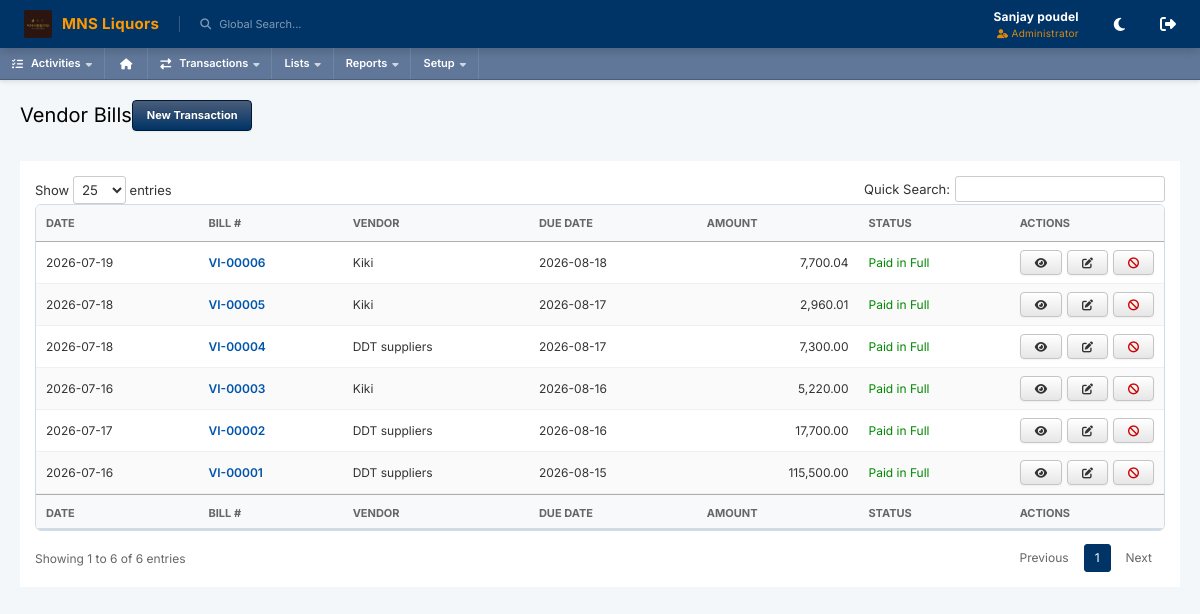
Screenshot of /index.php?page=transactions/bill (signed in) with the database file from the repository.
### tables this page shows
CREATE TABLE `system_info` (
  `id` int(30) NOT NULL,
  `meta_field` text NOT NULL,
  `meta_value` text NOT NULL
);

CREATE TABLE `vendor_bills` (
  `id` varchar(36) NOT NULL,
  `header_id` varchar(36) NOT NULL,
  `vendor_id` varchar(36) NOT NULL,
  `bill_date` date NOT NULL,
  `due_date` date NOT NULL,
  `vendor_invoice_number` varchar(50) DEFAULT NULL,
  `subtotal` decimal(14,2) NOT NULL,
  `discount_amount` decimal(14,2) NOT NULL,
  `tax_amount` decimal(14,2) NOT NULL,
  `total_amount` decimal(14,2) NOT NULL,
  `amount_paid` decimal(14,2) NOT NULL,
  `balance_due` decimal(14,2) NOT NULL,
  `payment_status` enum('unpaid','partial','paid') NOT NULL,
  `created_by` varchar(36) DEFAULT NULL
);

CREATE TABLE `transaction_headers` (
  `id` varchar(36) NOT NULL,
  `txn_number` varchar(30) NOT NULL,
  `txn_type` enum('vendor_bill','customer_invoice','customer_payment','vendor_payment','account_transfer','expense','cash_denomination','inventory_adjustment','Journal') NOT NULL,
  `txn_date` date NOT NULL,
  `fiscal_year` int(11) NOT NULL,
  `fiscal_month` int(11) NOT NULL,
  `fiscal_period` char(7) NOT NULL,
  `status` enum('draft','approved','posted','voided','open','paid','partial') NOT NULL DEFAULT 'draft',
  `reference_number` varchar(50) DEFAULT NULL,
  `memo` text DEFAULT NULL,
  `created_by` varchar(36) NOT NULL,
  `approved_by` varchar(36) DEFAULT NULL,
  `created_at` timestamp NOT NULL DEFAULT current_timestamp(),
  `posted_at` timestamp NULL DEFAULT NULL,
  `is_deleted` tinyint(1) DEFAULT 0,
  `party_id` varchar(36) DEFAULT NULL,
  `party_type` enum('customer','vendor','user') DEFAULT NULL,
  `net_amount` decimal(14,2) DEFAULT 0.00,
  `updated_at` timestamp NOT NULL DEFAULT current_timestamp() ON UPDATE current_timestamp(),
  `source` varchar(50) DEFAULT NULL,
  `is_readonly` tinyint(1) NOT NULL DEFAULT 0,
  `is_locked` tinyint(1) NOT NULL DEFAULT 0
);

CREATE TABLE `vendors` (
  `id` varchar(36) NOT NULL,
  `vendor_code` varchar(20) DEFAULT NULL,
  `company_name` varchar(150) NOT NULL,
  `contact_name` varchar(100) DEFAULT NULL,
  `phone` varchar(20) DEFAULT NULL,
  `email` varchar(150) DEFAULT NULL,
  `address` text DEFAULT NULL,
  `pan_number` varchar(20) DEFAULT NULL,
  `vat_number` varchar(20) DEFAULT NULL,
  `payable_account_id` varchar(36) NOT NULL,
  `payment_terms_days` int(11) DEFAULT NULL,
  `credit_limit` decimal(14,2) DEFAULT NULL,
  `is_active` tinyint(1) NOT NULL DEFAULT 1,
  `created_at` timestamp NOT NULL DEFAULT current_timestamp(),
  `is_deleted` tinyint(1) DEFAULT 0,
  `updated_at` timestamp NOT NULL DEFAULT current_timestamp() ON UPDATE current_timestamp()
);

### forms/modules/transactions/bill/bill_list.php (the view)
<?php
require_once 'database/DBConnection.php';
$db = db();
$list = $db->fetchAll("SELECT t.*, v.company_name as vendor_name, vb.total_amount as net_amount, vb.payment_status, vb.due_date
                      FROM transaction_headers t
                      INNER JOIN vendor_bills vb ON t.id = vb.header_id
                      LEFT JOIN vendors v ON vb.vendor_id = v.id
                      WHERE t.txn_type = 'vendor_bill' AND t.is_deleted = 0
                      ORDER BY t.created_at DESC");
?>
<div class="ns-page-header">
    <h1 class="ns-page-title">
        Vendor Bills
        <a href="?page=transactions/bill/manage" class="ns-btn ns-btn-primary">New Transaction</a>
    </h1>
</div>
<div class="ns-portlet">
    <div class="ns-portlet-content">
        <table class="ns-table">
            <thead>
                <tr>
                    <th>Date</th>
                    <th>Bill #</th>
                    <th>Vendor</th>
                    <th>Due Date</th>
                    <th>Amount</th>
                    <th>Status</th>
                    <th width="80">Actions</th>
                </tr>
            </thead>
            <tbody>
                <?php foreach ($list as $row): ?>
                <tr>
                    <td><?php echo date('Y-m-d', strtotime($row['txn_date'])); ?></td>
                    <td style="font-weight: 600; color: #0055aa;"><?php echo htmlspecialchars($row['txn_number']); ?></td>
                    <td><?php echo htmlspecialchars($row['vendor_name'] ?? 'Unspecified Vendor'); ?></td>
                    <td><?php echo $row['due_date'] ?? '-'; ?></td>
                    <td style="text-align: right;"><?php echo number_format($row['net_amount'], 2); ?></td>
                    <td>
                        <span style="color: <?php echo strtolower($row['payment_status']) == 'paid' ? '#080' : '#c00'; ?>">
                            <?php echo strtolower($row['payment_status']) == 'paid' ? 'Paid in Full' : (ucwords($row['payment_status']) ?: 'Pending'); ?>
                        </span>
                    </td>
                    <td>
                        <div style="display: flex; gap: 5px;">
                            <a href="?page=transactions/view&id=<?php echo $row['id']; ?>" class="ns-btn" title="View"><i class="fas fa-eye"></i></a>
                            <a href="?page=transactions/bill/manage&id=<?php echo $row['id']; ?>" class="ns-btn" title="Edit"><i class="fas fa-edit"></i></a>
                            <button class="ns-btn" style="color: #c00;" title="Void" onclick="nsDelete('transaction_headers', '<?php echo $row['id']; ?>')"><i class="fas fa-ban"></i></button>
                        </div>
                    </td>
                </tr>
                <?php endforeach; ?>
            </tbody>
            <tfoot>
                <tr>
                    <th>Date</th>
                    <th>Bill #</th>
                    <th>Vendor</th>
                    <th>Due Date</th>
                    <th>Amount</th>
                    <th>Status</th>
                    <th>Actions</th>
                </tr>
            </tfoot>
        </table>
    </div>
</div>

### index.php (shortened to what the rows shown need)
<?php
require_once 'database/DBConnection.php';
require_once 'api/reference_helper.php';
$error = "";
$is_logged_in = isset($_SESSION['user_id']);
if (!isset($db)) $db = db();
try {
    $sys_logo = $db->fetchOne("SELECT meta_value FROM system_info WHERE meta_field = 'logo'")['meta_value'] ?? '';
    $sys_name = $db->fetchOne("SELECT meta_value FROM system_info WHERE meta_field = 'name'")['meta_value'] ?? 'SMS ERP';
} catch (Exception $e) {
    $sys_logo = '';
    $sys_name = 'SMS ERP';
}
if ($is_logged_in) {
    $page = $_GET['page'] ?? 'home';
    $is_print_page = (strpos($page, '/print') !== false || strpos($page, 'print/') !== false || $page === 'print');
}
?>
<!DOCTYPE html>
<html lang="en">
<head>
    <link rel="stylesheet" href="assets/css/style.css?v=<?php echo time(); ?>">
    <link rel="stylesheet" href="https://cdnjs.cloudflare.com/ajax/libs/font-awesome/6.4.0/css/all.min.css">
    <link rel="stylesheet" href="https://cdn.datatables.net/1.13.6/css/jquery.dataTables.min.css">
</head>
<body class="<?php echo $is_logged_in ? '' : 'auth-page'; ?>">
    <?php if (!$is_logged_in): ?>
        <div class="auth-container">
            <?php
            $login_logo_abs = !empty($sys_logo) ? (__DIR__ . DIRECTORY_SEPARATOR . str_replace('/', DIRECTORY_SEPARATOR, $sys_logo)) : '';
            ?>
            <div style="text-align:center; margin-bottom:20px;">
                <?php if (!empty($sys_logo) && file_exists(__DIR__ . '/' . $sys_logo)): ?>
                    <div style="margin-bottom:15px; display: flex; justify-content: center; align-items: center;">
                        <img src="<?php echo htmlspecialchars($sys_logo); ?>" alt="Logo" style="max-height: 85px; max-width: 200px; object-fit: contain; filter: drop-shadow(0 4px 8px rgba(0,0,0,0.35)); border-radius: 4px;">
                    </div>
                <?php else: ?>
                    <div style="font-size:40px; color:rgba(255,255,255,0.8); margin-bottom:10px;"><i class="fas fa-cube"></i></div>
                <?php endif; ?>
                <div style="font-size:20px; font-weight:700; color:#fff; letter-spacing:0.5px;"><?php echo htmlspecialchars($sys_name); ?></div>
            </div>
            <div class="glass-card">
                <div class="auth-header">
                    <h1>Welcome Back</h1>
                    <p>Enter your credentials to access your account</p>
                </div>
                <?php if ($error): ?>
                    <div class="alert alert-danger">
                        <?php echo $error; ?>
                    </div>
                <?php endif; ?>
                <form method="POST" action="">
                    <div class="form-group">
                        <label for="username">Username</label>
                        <input type="text" id="username" name="username" class="form-input" placeholder="Enter username"
                            required autofocus>
                    </div>
                    <div class="form-group">
                        <label for="password">Password</label>
                        <div class="password-wrapper">
                            <input type="password" id="password" name="password" class="form-input" placeholder="••••••••"
                                required>
                            <button type="button" id="togglePassword" class="toggle-password">
                                <i class="fas fa-eye" id="eyeIcon"></i>
                            </button>
                        </div>
                    </div>
                    <button type="submit" class="btn-primary">Sign In</button>
                </form>
            </div>
        </div>
        <script>
            document.addEventListener('DOMContentLoaded', function () {
                const togglePassword = document.querySelector('#togglePassword');
                const password = document.querySelector('#password');
                const eyeIcon = document.querySelector('#eyeIcon');
                if (togglePassword) {
                    togglePassword.addEventListener('click', function (e) {
                        const type = password.getAttribute('type') === 'password' ? 'text' : 'password';
                        password.setAttribute('type', type);
                        eyeIcon.classList.toggle('fa-eye');
                        eyeIcon.classList.toggle('fa-eye-slash');
                    });
                }
            });
        </script>
    <?php else: ?>
        <header class="ns-header">
            <div style="display: flex; align-items: center; gap: 20px;">
                <div class="ns-logo" style="display: flex; align-items: center; gap: 10px;">
                    <?php if (!empty($sys_logo) && file_exists(__DIR__ . '/' . $sys_logo)): ?>
                        <img src="<?php echo htmlspecialchars($sys_logo); ?>" alt="Logo" style="height:28px; max-width: 120px; object-fit: contain; border-radius: 2px; vertical-align: middle;">
                    <?php else: ?>
                        <i class="fas fa-cube" style="font-size:22px;"></i>
                    <?php endif; ?>
                    <span style="font-size:15px; font-weight:700; letter-spacing:0.3px;"><?php echo htmlspecialchars($sys_name); ?></span>
                </div>
                <div
                    style="font-size: 11px; color: rgba(255,255,255,0.5); border-left: 1px solid rgba(255,255,255,0.2); padding-left: 20px; cursor: pointer;">
                    <i class="fas fa-search" style="margin-right: 5px;"></i> Global Search...
                </div>
            </div>
            <div style="display: flex; align-items: center; gap: 20px;">
                <div style="text-align: right; margin-right: 15px;">
<?php
    $displayName = $_SESSION['full_name'] ?? $_SESSION['username'] ?? 'User';
    $rawRole = strtolower($_SESSION['role'] ?? 'user');
    $roleMap = [
        'admin' => 'Administrator',
        'manager' => 'Manager',
    ];
    $displayRole = $roleMap[$rawRole] ?? ucfirst($rawRole);
?>
<div style="font-size: 12px; font-weight: bold; letter-spacing: 0.2px;">
    <?php echo htmlspecialchars($displayName); ?>
</div>
<div style="font-size: 10px; color: var(--ns-accent); opacity: 0.85; text-transform: capitalize; letter-spacing: 0.3px;">
    <i class="fas fa-user-tag" style="margin-right: 3px; font-size: 9px;"></i><?php echo htmlspecialchars($displayRole); ?>
</div>
                </div>
                <button id="ns-theme-toggle" title="Toggle Theme" style="background: none; border: none; color: white; font-size: 15px; cursor: pointer; transition: var(--ns-transition); margin-right: 15px; display: inline-flex; align-items: center; justify-content: center;" onmouseover="this.style.color='var(--ns-accent)'" onmouseout="this.style.color='white'">
                    <i class="fas fa-moon"></i>
                </button>
                <a href="logout.php" style="color: white; font-size: 16px; transition: var(--ns-transition);" title="Logout"
                    onmouseover="this.style.color='var(--ns-accent)'" onmouseout="this.style.color='white'"><i
                        class="fas fa-sign-out-alt"></i></a>
            </div>
        </header>
        <nav class="ns-nav">
            <div class="ns-nav-item">
                <i class="fas fa-tasks" style="margin-right: 8px;"></i> Activities <i class="fas fa-caret-down"
                    style="margin-left: 5px; font-size: 10px; opacity: 0.7;"></i>
            </div>
            <a href="?page=home" class="ns-nav-item" title="Dashboard" style="padding: 0 15px;"><i
                    class="fas fa-home"></i></a>
            <div class="ns-nav-item">
                <i class="fas fa-exchange-alt" style="margin-right: 8px;"></i> Transactions <i class="fas fa-caret-down"
                    style="margin-left: 5px; font-size: 10px; opacity: 0.7;"></i>
            </div>
            <div class="ns-nav-item">
                Lists <i class="fas fa-caret-down" style="margin-left: 5px; font-size: 10px; opacity: 0.7;"></i>
            </div>
            <div class="ns-nav-item">
                Reports <i class="fas fa-caret-down" style="margin-left: 5px; font-size: 10px; opacity: 0.7;"></i>
            </div>
            <div class="ns-nav-item">
                Setup <i class="fas fa-caret-down" style="margin-left: 5px; font-size: 10px; opacity: 0.7;"></i>
            </div>
        </nav>
        <div class="ns-content <?php echo ($page === 'home' || $page === 'print' || $is_print_page) ? 'ns-content-flush' : ''; ?>">
            <?php
            if ($page == 'home' || $page == 'home-v3') {
                include 'home.php';
            } else {
                $page = str_replace(['../', '..\\'], '', $page);
                $page = preg_replace('/[^a-zA-Z0-9\/_\-]/', '', $page);
                $parts = explode('/', $page);
                $count = count($parts);
                if ($count > 0) {
                    $action = $parts[$count - 1];
                    $dir_path = implode('/', array_slice($parts, 0, $count - 1));
                    if ($action == 'manage') {
                        $module_name = $parts[$count - 2];
                        if ($module_name == 'users') $module_name = 'user';
                        $page_path = "forms/modules/" . $dir_path . "/" . $module_name . "_manage.php";
                    } elseif ($action == 'view' || $action == 'print') {
                        $page_path = "forms/modules/" . $dir_path . "/" . $action . ".php";
                    } else {
                        $module_name = $action;
                        $page_path = "forms/modules/" . $page . "/" . $module_name . "_list.php";
                    }
                    if (file_exists($page_path)) {
                        include $page_path;
                    }
                }
            }
            ?>
        </div>
    <?php endif; ?>
</body>
</html>

### rows the page displays
system_info: meta_value (picture)
system_info: meta_value "MNS Liquors"
vendor_bills: header.txn_date "2026-07-19", header.txn_number "VI-00006", vendor.company_name "Kiki", due_date "2026-08-18", total_amount "7,700.04", payment_status "Paid in Full"
vendor_bills: header.txn_date "2026-07-18", header.txn_number "VI-00005", vendor.company_name "Kiki", due_date "2026-08-17", total_amount "2,960.01", payment_status "Paid in Full"
vendor_bills: header.txn_date "2026-07-18", header.txn_number "VI-00004", vendor.company_name "DDT suppliers", due_date "2026-08-17", total_amount "7,300.00", payment_status "Paid in Full"
vendor_bills: header.txn_date "2026-07-16", header.txn_number "VI-00003", vendor.company_name "Kiki", due_date "2026-08-16", total_amount "5,220.00", payment_status "Paid in Full"
vendor_bills: header.txn_date "2026-07-17", header.txn_number "VI-00002", vendor.company_name "DDT suppliers", due_date "2026-08-16", total_amount "17,700.00", payment_status "Paid in Full"
vendor_bills: header.txn_date "2026-07-16", header.txn_number "VI-00001", vendor.company_name "DDT suppliers", due_date "2026-08-15", total_amount "115,500.00", payment_status "Paid in Full"

### other values shown
$displayName "Sanjay poudel"
$displayRole "Administrator"
